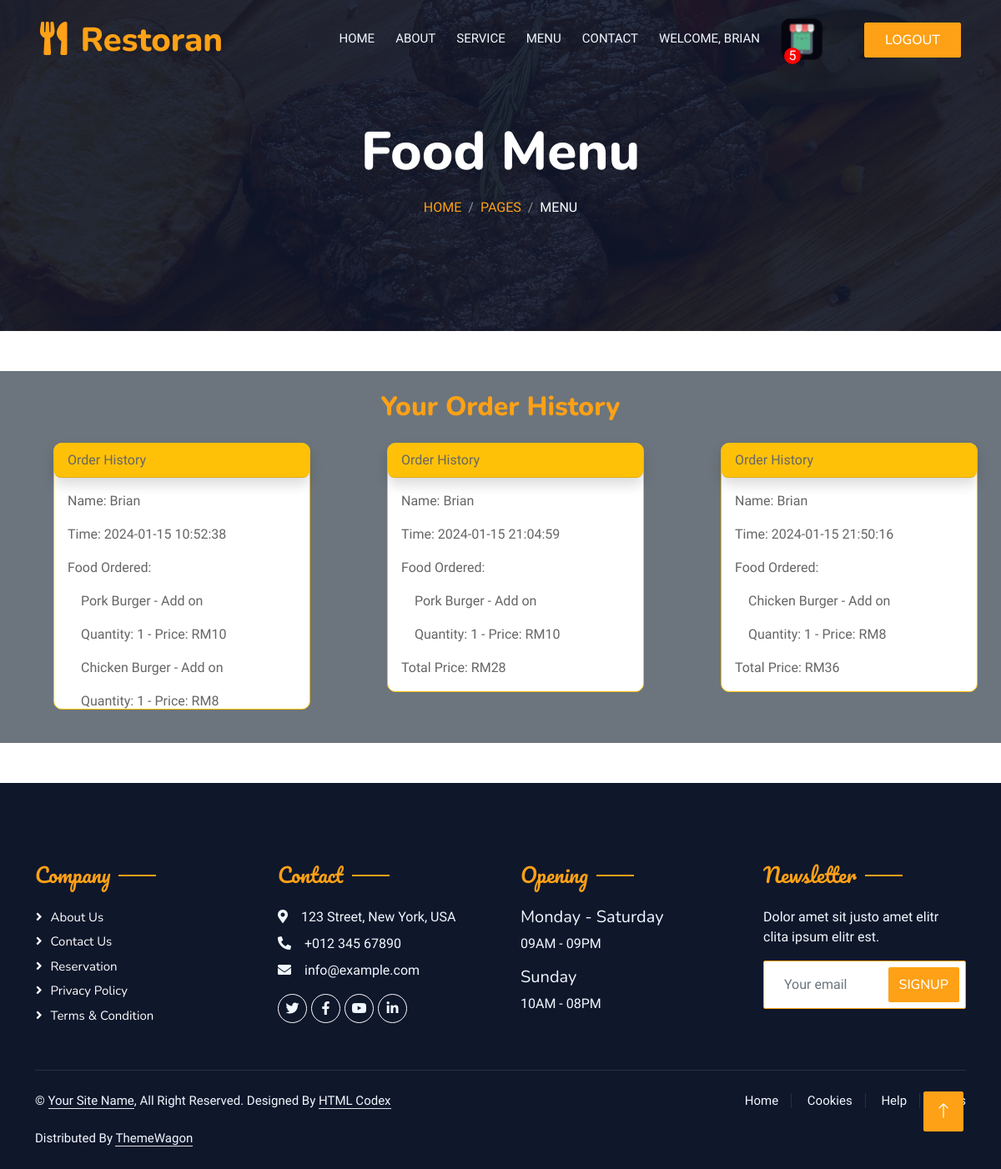
/user_receipt.php?userID=15, run on the app's committed database.
### tables this page shows
CREATE TABLE `users` (
  `id` int(11) NOT NULL,
  `name` varchar(255) DEFAULT NULL,
  `contact_number` varchar(20) DEFAULT NULL,
  `email` varchar(255) DEFAULT NULL,
  `password` varchar(255) DEFAULT NULL,
  `address` varchar(500) NOT NULL,
  `city` varchar(500) NOT NULL,
  `state` varchar(300) NOT NULL,
  `postcode` int(11) NOT NULL,
  `updated_time` timestamp NOT NULL DEFAULT current_timestamp() ON UPDATE current_timestamp(),
  `code` varchar(10) NOT NULL
);

CREATE TABLE `menu` (
  `food_id` int(11) NOT NULL,
  `food_img` varchar(255) NOT NULL,
  `food_name` varchar(100) NOT NULL,
  `food_price` double NOT NULL,
  `food_type` varchar(50) NOT NULL,
  `food_description` varchar(200) NOT NULL,
  `food_delete` int(10) NOT NULL DEFAULT 0
);

### user_receipt.php (the view, shortened to what this page needs)
<?php include ("connection_sql.php") ?>
<!DOCTYPE html>
<html lang="en">
<head>
    <link href="https://cdnjs.cloudflare.com/ajax/libs/font-awesome/5.10.0/css/all.min.css" rel="stylesheet">
    <link href="https://cdn.jsdelivr.net/npm/bootstrap-icons@1.4.1/font/bootstrap-icons.css" rel="stylesheet">
    <link rel="stylesheet" href="https://cdn.jsdelivr.net/npm/bootstrap@5.0.0/dist/css/bootstrap.min.css">
    <link href="lib/animate/animate.min.css" rel="stylesheet">
    <link href="lib/owlcarousel/assets/owl.carousel.min.css" rel="stylesheet">
    <link href="lib/tempusdominus/css/tempusdominus-bootstrap-4.min.css" rel="stylesheet" />
    <link href="css/bootstrap.min.css" rel="stylesheet">
    <link href="css/style.css" rel="stylesheet">
    <link href="css/test.css" rel="stylesheet">
    <link href="css/popup.css" rel="stylesheet">
</head>
<body>
<?php
    $uid = isset($_GET['userID']) ? $_GET['userID'] : null;
    $sql = "SELECT COUNT(*) AS totalRows FROM cart WHERE cart.user_id = '$uid'";
    $result = mysqli_query($connect, $sql);
    if ($result)
    {
        $row = mysqli_fetch_assoc($result);
        $totalRows = $row['totalRows'];
    }
    $user = "SELECT * FROM users WHERE id = '$uid'";
    $user_result = mysqli_query($connect, $user);
    $row_user = mysqli_fetch_assoc($user_result);
?>
    <div class="container-xxl bg-white p-0">
        <div class="container-xxl position-relative p-0">
                <nav class="navbar navbar-expand-lg navbar-dark bg-dark px-4 px-lg-5 py-3 py-lg-0">
                    <a href="" class="navbar-brand p-0">
                        <h1 class="text-primary m-0"><i class="fa fa-utensils me-3"></i>Restoran</h1>
                    </a>
                    <div class="collapse navbar-collapse" id="navbarCollapse">
                        <div class="navbar-nav ms-auto py-0 pe-4">
                            <a href="log_index.php?userID=<?php echo $uid; ?>" class="nav-item nav-link">Home</a>
                            <a href="log_about.php?userID=<?php echo $uid; ?>" class="nav-item nav-link">About</a>
                            <a href="log_service.php?userID=<?php echo $uid; ?>" class="nav-item nav-link">Service</a>
                            <a href="log_menu.php?userID=<?php echo $uid; ?>" class="nav-item nav-link ">Menu</a>
                            <a href="log_contact.php?userID=<?php echo $uid; ?>" class="nav-item nav-link ">Contact</a>
                            <a href="login/p_profile.php?userID=<?php echo $uid?>" class="nav-item nav-link ">WELCOME, <?php echo $row_user["name"]; ?></a>
                            <img class="carticon btn py-2 px-4" src="img/cart-icon h.png" alt=""><span
                                style="position: fixed; display: flex; width: 20px;  height: 20px; background-color: red; justify-content: center; align-items: center; color: white;border-radius: 50%; position: absolute; top: 60%; right: 240px; "><?php echo $totalRows ?></span>
                        </div>
                        <a href="index.html" class="btn btn-primary py-2 px-4"style="--bs-btn-padding-y: .25rem; --bs-btn-padding-x: .5rem; --bs-btn-font-size: .75rem;" id="checkoutBtn">LogOut</a>                    </div>
                </nav>
                <div class="container-xxl py-5 bg-dark hero-header mb-5">
                    <div class="container text-center my-5 pt-5 pb-4">
                        <h1 class="display-3 text-white mb-3 animated slideInDown">Food Menu</h1>
                        <nav aria-label="breadcrumb">
                            <ol class="breadcrumb justify-content-center text-uppercase">
                                <li class="breadcrumb-item"><a href="#">Home</a></li>
                                <li class="breadcrumb-item"><a href="#">Pages</a></li>
                                <li class="breadcrumb-item text-white active" aria-current="page">Menu</li>
                            </ol>
                        </nav>
                    </div>
                </div>
            </div>
        <div class="container-fluid bg-secondary">
            <br>
            <h2 class="text-primary" style="text-align: center;">Your Order History</h2>
            <div class="row justify-content-start">
                <?php
                $order = "SELECT * FROM `order` WHERE user_id = ?";
                $order_stmt = $connect->prepare($order);
                $order_stmt->bind_param("s", $uid);
                $order_stmt->execute();
                $order_result = $order_stmt->get_result();
                $grouped_orders = [];
                while ($row_order = mysqli_fetch_assoc($order_result)) {
                    $fid = $row_order["food_id"];
                    $menu = "SELECT * FROM menu WHERE food_id = ?";
                    $menu_stmt = $connect->prepare($menu);
                    $menu_stmt->bind_param("i", $fid);
                    $menu_stmt->execute();
                    $menu_result = $menu_stmt->get_result();
                    if ($menu_result->num_rows > 0) {
                        $row_menu = mysqli_fetch_assoc($menu_result);
                        $order_group_key = $row_order["or_time"];
                        if (!isset($grouped_orders[$order_group_key])) {
                            $grouped_orders[$order_group_key] = [
                                'name' => $row_user["name"],
                                'time' => $row_order["or_time"],
                                'foods' => []
                            ];
                        }
                        $grouped_orders[$order_group_key]['foods'][] = [
                            'food_name' => $row_menu["food_name"],
                            'food_price' => $row_menu["food_price"],
                            'food_num' => $row_order["num_food"],
                        ];
                    } else {
                        echo "No menu items found for food_id: $fid";
                    }
                }
                foreach ($grouped_orders as $group) {
                ?>
                    <div class="col-md-4" style="padding-left: 3rem;">
                        <div class="card mb-3 m-3 border-warning" style="max-width: 20rem; max-height: 20rem; border-radius: 10px;">
                            <div class="card-header shadow bg-warning" style="border-radius: 8px;">Order History</div>
                            <div class="card-body" style="overflow-y: auto;">
                                <p class="card-text">Name: <?php echo $group['name']; ?></p>
                                <p class="card-text">Time: <?php echo $group['time']; ?></p>
                                <div class="card-text">Food Ordered:
                                    <div class="card-body ">
                                        <?php
                                        foreach ($group['foods'] as $food) {
                                        ?>
                                            <p class="card-text"><?php echo $food["food_name"]; ?> - Add on</p>
                                            <p class="card-text"> Quantity: <?php echo $food["food_num"]; ?> -  Price: RM<?php echo $food["food_price"]; ?></p>
                                        <?php
                                            $total += $food["food_price"];
                                        }
                                        ?>
                                    </div>
                                </div>
                                <p class="card-text">Total Price: RM<?php echo $total ?></p>
                            </div>
                        </div>
                    </div>
                <?php
                }
                ?>
            </div>
            <br>
        </div>
        <div class="container-fluid bg-dark text-light footer pt-5 mt-5 wow fadeIn" data-wow-delay="0.1s">
            <div class="container py-5">
                <div class="row g-5">
                    <div class="col-lg-3 col-md-6">
                        <h4 class="section-title ff-secondary text-start text-primary fw-normal mb-4">Company</h4>
                        <a class="btn btn-link" href="">About Us</a>
                        <a class="btn btn-link" href="">Contact Us</a>
                        <a class="btn btn-link" href="">Reservation</a>
                        <a class="btn btn-link" href="">Privacy Policy</a>
                        <a class="btn btn-link" href="">Terms & Condition</a>
                    </div>
                    <div class="col-lg-3 col-md-6">
                        <h4 class="section-title ff-secondary text-start text-primary fw-normal mb-4">Contact</h4>
                        <p class="mb-2"><i class="fa fa-map-marker-alt me-3"></i>123 Street, New York, USA</p>
                        <p class="mb-2"><i class="fa fa-phone-alt me-3"></i>+012 345 67890</p>
                        <p class="mb-2"><i class="fa fa-envelope me-3"></i>info@example.com</p>
                        <div class="d-flex pt-2">
                            <a class="btn btn-outline-light btn-social" href=""><i class="fab fa-twitter"></i></a>
                            <a class="btn btn-outline-light btn-social" href=""><i class="fab fa-facebook-f"></i></a>
                            <a class="btn btn-outline-light btn-social" href=""><i class="fab fa-youtube"></i></a>
                            <a class="btn btn-outline-light btn-social" href=""><i class="fab fa-linkedin-in"></i></a>
                        </div>
                    </div>
                    <div class="col-lg-3 col-md-6">
                        <h4 class="section-title ff-secondary text-start text-primary fw-normal mb-4">Opening</h4>
                        <h5 class="text-light fw-normal">Monday - Saturday</h5>
                        <p>09AM - 09PM</p>
                        <h5 class="text-light fw-normal">Sunday</h5>
                        <p>10AM - 08PM</p>
                    </div>
                    <div class="col-lg-3 col-md-6">
                        <h4 class="section-title ff-secondary text-start text-primary fw-normal mb-4">Newsletter</h4>
                        <p>Dolor amet sit justo amet elitr clita ipsum elitr est.</p>
                        <div class="position-relative mx-auto" style="max-width: 400px;">
                            <input class="form-control border-primary w-100 py-3 ps-4 pe-5" type="text" placeholder="Your email">
                            <button type="button" class="btn btn-primary py-2 position-absolute top-0 end-0 mt-2 me-2">SignUp</button>
                        </div>
                    </div>
                </div>
            </div>
            <div class="container">
                <div class="copyright">
                    <div class="row">
                        <div class="col-md-6 text-center text-md-start mb-3 mb-md-0">
                            &copy; <a class="border-bottom" href="#">Your Site Name</a>, All Right Reserved.
							Designed By <a class="border-bottom" href="https://htmlcodex.com">HTML Codex</a><br><br>
                            Distributed By <a class="border-bottom" href="https://themewagon.com" target="_blank">ThemeWagon</a>
                        </div>
                        <div class="col-md-6 text-center text-md-end">
                            <div class="footer-menu">
                                <a href="">Home</a>
                                <a href="">Cookies</a>
                                <a href="">Help</a>
                                <a href="">FQAs</a>
                            </div>
                        </div>
                    </div>
                </div>
            </div>
        </div>
        <a href="#" class="btn btn-lg btn-primary btn-lg-square back-to-top"><i class="bi bi-arrow-up"></i></a>
    </div>
</body>
</html>

### css/style.css (style rules this page uses)
:root { --primary: #FEA116; --light: #F1F8FF; --dark: #0F172B; }
.ff-secondary { font-family: 'Pacifico', cursive; }
.back-to-top { position: fixed; display: none; right: 45px; bottom: 45px; z-index: 99; }
.btn { font-family: 'Nunito', sans-serif; font-weight: 500; text-transform: uppercase; transition: .5s; }
.btn.btn-primary, .btn.btn-secondary { color: #FFFFFF; }
.btn-lg-square { width: 48px; height: 48px; }
.btn-square, .btn-sm-square, .btn-lg-square { padding: 0; display: flex; align-items: center; justify-content: center; font-weight: normal; border-radius: 2px; }
.navbar-dark .navbar-nav .nav-link { position: relative; margin-left: 25px; padding: 35px 0; font-size: 15px; color: var(--light) !important; text-transform: uppercase; font-weight: 500; outline: none; transition: .5s; }
@media (min-width: 992px) { .navbar-dark { position: absolute; width: 100%; top: 0; left: 0; z-index: 999; background: transparent !important; } }
.hero-header { background: linear-gradient(rgba(15, 23, 43, .9), rgba(15, 23, 43, .9)), url(../img/bg-hero.jpg); background-position: center center; background-repeat: no-repeat; background-size: cover; }
.breadcrumb-item + .breadcrumb-item::before { color: rgba(255, 255, 255, .5); }
.section-title { position: relative; display: inline-block; }
.section-title::before { position: absolute; content: ""; width: 45px; height: 2px; top: 50%; left: -55px; margin-top: -1px; background: var(--primary); }
.section-title::after { position: absolute; content: ""; width: 45px; height: 2px; top: 50%; right: -55px; margin-top: -1px; background: var(--primary); }
.section-title.text-start::before, .section-title.text-end::after { display: none; }
.footer .btn.btn-social { margin-right: 5px; width: 35px; height: 35px; display: flex; align-items: center; justify-content: center; color: var(--light); border: 1px solid #FFFFFF; border-radius: 35px; transition: .3s; }
.footer .btn.btn-link { display: block; margin-bottom: 5px; padding: 0; text-align: left; color: #FFFFFF; font-size: 15px; font-weight: normal; text-transform: capitalize; transition: .3s; }
.footer .btn.btn-link::before { position: relative; content: "\f105"; font-family: "Font Awesome 5 Free"; font-weight: 900; margin-right: 10px; }
.footer .copyright { padding: 25px 0; font-size: 15px; border-top: 1px solid rgba(256, 256, 256, .1); }
.footer .copyright a { color: var(--light); }
.footer .footer-menu a { margin-right: 15px; padding-right: 15px; border-right: 1px solid rgba(255, 255, 255, .1); }
.footer .footer-menu a:last-child { margin-right: 0; padding-right: 0; border-right: none; }

### data on the page
users: name "BRIAN"
menu: food_name "Pork Burger", food_id "1", food_price "10"
menu: food_name "Chicken Burger", food_num "1", food_price "8"

### other printed values
$totalRows "5"
$group['name'] "Brian"
$group['time'] "2024-01-15 10:52:38"
$group['time'] "2024-01-15 21:04:59"
$total "28"
$group['time'] "2024-01-15 21:50:16"
$total "36"
